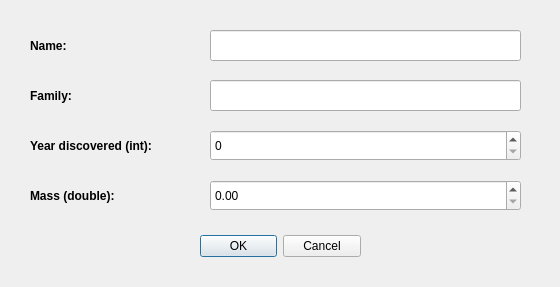
<?xml version="1.0" encoding="UTF-8"?>
<ui version="4.0">
 <class>add_d</class>
 <widget class="QDialog" name="add_d">
  <property name="geometry">
   <rect>
    <x>0</x>
    <y>0</y>
    <width>560</width>
    <height>287</height>
   </rect>
  </property>
  <property name="windowTitle">
   <string>Create new dinosaur</string>
  </property>
  <widget class="QDialogButtonBox" name="buttonBox">
   <property name="geometry">
    <rect>
     <x>200</x>
     <y>230</y>
     <width>161</width>
     <height>32</height>
    </rect>
   </property>
   <property name="orientation">
    <enum>Qt::Horizontal</enum>
   </property>
   <property name="standardButtons">
    <set>QDialogButtonBox::Cancel|QDialogButtonBox::Ok</set>
   </property>
  </widget>
  <widget class="QLabel" name="label_7">
   <property name="geometry">
    <rect>
     <x>30</x>
     <y>30</y>
     <width>151</width>
     <height>31</height>
    </rect>
   </property>
   <property name="font">
    <font>
     <weight>75</weight>
     <bold>true</bold>
    </font>
   </property>
   <property name="text">
    <string>Name:</string>
   </property>
  </widget>
  <widget class="QDoubleSpinBox" name="mass">
   <property name="geometry">
    <rect>
     <x>210</x>
     <y>180</y>
     <width>311</width>
     <height>31</height>
    </rect>
   </property>
   <property name="maximum">
    <double>10000000.000000000000000</double>
   </property>
  </widget>
  <widget class="QLineEdit" name="name">
   <property name="geometry">
    <rect>
     <x>210</x>
     <y>30</y>
     <width>311</width>
     <height>31</height>
    </rect>
   </property>
  </widget>
  <widget class="QLabel" name="label_11">
   <property name="geometry">
    <rect>
     <x>30</x>
     <y>180</y>
     <width>151</width>
     <height>31</height>
    </rect>
   </property>
   <property name="font">
    <font>
     <weight>75</weight>
     <bold>true</bold>
    </font>
   </property>
   <property name="text">
    <string>Mass (double):</string>
   </property>
  </widget>
  <widget class="QLineEdit" name="fam">
   <property name="geometry">
    <rect>
     <x>210</x>
     <y>80</y>
     <width>311</width>
     <height>31</height>
    </rect>
   </property>
  </widget>
  <widget class="QSpinBox" name="disc">
   <property name="geometry">
    <rect>
     <x>210</x>
     <y>130</y>
     <width>311</width>
     <height>31</height>
    </rect>
   </property>
   <property name="maximum">
    <number>9999999</number>
   </property>
   <property name="singleStep">
    <number>10</number>
   </property>
  </widget>
  <widget class="QLabel" name="label_10">
   <property name="geometry">
    <rect>
     <x>30</x>
     <y>130</y>
     <width>151</width>
     <height>31</height>
    </rect>
   </property>
   <property name="font">
    <font>
     <weight>75</weight>
     <bold>true</bold>
    </font>
   </property>
   <property name="text">
    <string>Year discovered (int):</string>
   </property>
  </widget>
  <widget class="QLabel" name="label_9">
   <property name="geometry">
    <rect>
     <x>30</x>
     <y>80</y>
     <width>151</width>
     <height>31</height>
    </rect>
   </property>
   <property name="font">
    <font>
     <weight>75</weight>
     <bold>true</bold>
    </font>
   </property>
   <property name="text">
    <string>Family:</string>
   </property>
  </widget>
 </widget>
 <resources/>
 <connections>
  <connection>
   <sender>buttonBox</sender>
   <signal>accepted()</signal>
   <receiver>add_d</receiver>
   <slot>accept()</slot>
   <hints>
    <hint type="sourcelabel">
     <x>248</x>
     <y>254</y>
    </hint>
    <hint type="destinationlabel">
     <x>157</x>
     <y>274</y>
    </hint>
   </hints>
  </connection>
  <connection>
   <sender>buttonBox</sender>
   <signal>rejected()</signal>
   <receiver>add_d</receiver>
   <slot>reject()</slot>
   <hints>
    <hint type="sourcelabel">
     <x>316</x>
     <y>260</y>
    </hint>
    <hint type="destinationlabel">
     <x>286</x>
     <y>274</y>
    </hint>
   </hints>
  </connection>
 </connections>
</ui>
